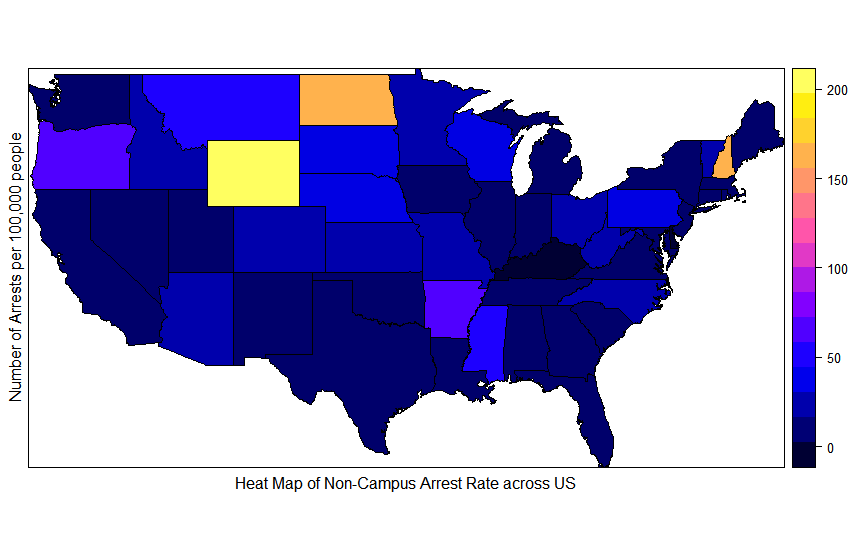

Reproduce this figure in R.
if("RMySQL" %in% rownames(installed.packages()) == FALSE) 
{install.packages("RMySQL")}

if("maps" %in% rownames(installed.packages()) == FALSE) 
{install.packages("maps")}

if("maptools" %in% rownames(installed.packages()) == FALSE) 
{install.packages("maptools")}

if("sp" %in% rownames(installed.packages()) == FALSE) 
{install.packages("sp")}

library(RMySQL)
library(maps)
library(maptools)
library(sp)

con <- dbConnect(MySQL(),
                 user = 'rohitsaurabh',
                 password = 'rohit1991',
                 host = '50.62.209.88',
                 dbname='rkhadse')

tmp <- sprintf("
               SELECT 
               State,
               Case when SUM(Total)=0 then 0
               Else 
               FLOOR(SUM( WEAPON10 + DRUG10 + LIQUOR10 + WEAPON11 + DRUG11 + LIQUOR11 + WEAPON12 + DRUG12 + LIQUOR12) * 100000/SUM(Total)) END AS ArrestRate
               FROM rkhadse.NonCampusArrest
               where State != '' AND State IS NOT NULL
               GROUP BY State
               ORDER BY State")
sqlquery<-dbEscapeStrings(con, tmp)

result <- dbGetQuery(con, tmp)
dbDisconnect(con)
head(result)
textstate <- paste(result$State,collapse=" ")
textarrestrate <- paste(result$ArrestRate,collapse=" ")
combinedmapdata <- c(textstate, textarrestrate)
txt <- paste(combinedmapdata,collapse=" \n ")
txt
#txt <- "AB  AK  AL  AN  AR  AZ  CA  CO  CT  DC  DE  EN  FL  GA  HI  IA  ID  IL  IN  KS
#    1  21  31   1  12  56 316  53  31  16   7   1 335  63  11  42  29  73  40  2"

dat <- stack(read.table(text = txt,  header = TRUE))
names(dat)[2] <-'state.abb'
dat$states <- tolower(state.name[match(dat$state.abb,  state.abb)])

mapUSA <- map('state',  fill = TRUE,  plot = FALSE)
nms <- sapply(strsplit(mapUSA$names,  ':'),  function(x)x[1])
USApolygons <- map2SpatialPolygons(mapUSA,  IDs = nms,  CRS('+proj=longlat'))

idx <- match(unique(nms),  dat$states)
dat2 <- data.frame(value = dat$value[idx], state = unique(nms))
row.names(dat2) <- unique(nms)

USAsp <- SpatialPolygonsDataFrame(USApolygons,  data = dat2)

spplot(USAsp['value'],  xlab = "Heat Map of Non-Campus Arrest Rate across US", ylab = "Number of Arrests per 100,000 people")
